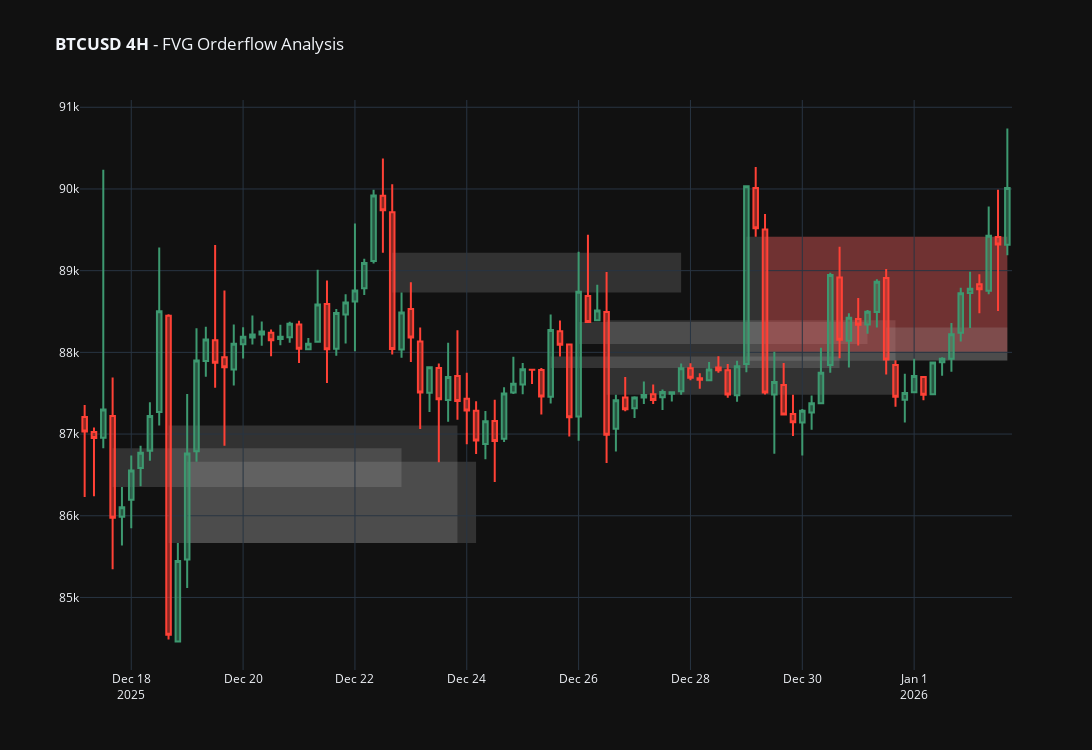

The notebook cell this image was saved under:
### Code cell
import pandas as pd
import numpy as np
import yfinance as yf
import plotly.graph_objects as go
from datetime import timedelta

# --- CONFIGURATION & PARAMETERS ---
ASSETS = {
    'EURUSD': 'EURUSD=X', 'USDCHF': 'USDCHF=X', 'GBPUSD': 'GBPUSD=X',
    'USDCAD': 'USDCAD=X', 'BTCUSD': 'BTC-USD', 'ETHUSD': 'ETH-USD',
    'XAUUSD': 'XAUUSD=X', 'XAGUSD': 'XAGUSD=X', 'SP500m': '^GSPC', 'UK100': '^FTSE'
}

TIMEFRAME_SETTINGS = {
    '1WK': ('1wk', '10y'), 'D1': ('1d', '5y'), '4H': ('4h', '2y'),
    '1H': ('1h', '2y'), 'M30': ('30m', '60d'), 'M15': ('15m', '60d')
}

# Strategy Tuning
LOOKBACK_PERIOD = 14     # Period for average body calculation
BODY_MULTIPLIER = 1.5    # How much larger the candle must be than average
BOX_WIDTH = 30           # How many candles to trace the FVG forward
MOMENTUM_CHECK = 5       # Window to check for reversal candles
# Required candles in trend direction (e.g., 3 out of 5)
MOMENTUM_THRESHOLD = 1


def flatten_yf_columns(df):
    if isinstance(df.columns, pd.MultiIndex):
        df.columns = df.columns.droplevel(1)
    return df


def detect_fvg_logic(data):
    """
    Analyzes price data for FVGs and subsequent pullbacks/signals.
    """
    fvg_list = [None] * len(data)
    time_col = 'Datetime' if 'Datetime' in data.columns else 'Date'

    for i in range(2, len(data)):
        # 1. IDENTIFY FVG
        h1, l1 = data['High'].iloc[i-2], data['Low'].iloc[i-2]
        o2, c2 = data['Open'].iloc[i-1], data['Close'].iloc[i-1]
        h3, l3 = data['High'].iloc[i], data['Low'].iloc[i]

        mid_body = abs(c2 - o2)
        avg_body = abs(data['Close'] - data['Open']
                       ).iloc[max(0, i-1-LOOKBACK_PERIOD):i-1].mean()
        min_gap = mid_body * 0.10

        fvg_type, bottom, top = None, 0, 0

        # Bullish FVG
        if l3 > h1 and mid_body > (avg_body * BODY_MULTIPLIER) and (l3 - h1 > min_gap):
            fvg_type, bottom, top = 'bullish', h1, l3
        # Bearish FVG
        elif h3 < l1 and mid_body > (avg_body * BODY_MULTIPLIER) and (l1 - h3 > min_gap):
            fvg_type, bottom, top = 'bearish', l1, h3

        if fvg_type:
            signal_time, is_mitigated = None, False

            # 2. TRACE PULLBACKS WITHIN THE BOX_WIDTH
            check_range = min(i + BOX_WIDTH, len(data) - MOMENTUM_CHECK)
            for j in range(i + 1, check_range):
                curr_h, curr_l = data['High'].iloc[j], data['Low'].iloc[j]

                # Check for touch/retracement
                touched = (fvg_type == 'bullish' and curr_l <= top) or \
                          (fvg_type == 'bearish' and curr_h >= bottom)

                if touched:
                    is_mitigated = True

                    # Check for 3/5 Momentum Rejection
                    dir_count = 0
                    for k in range(j, j + MOMENTUM_CHECK):
                        op, cl = data['Open'].iloc[k], data['Close'].iloc[k]
                        if (fvg_type == 'bullish' and cl > op) or (fvg_type == 'bearish' and cl < op):
                            dir_count += 1

                    if dir_count >= MOMENTUM_THRESHOLD:
                        signal_time = data[time_col].iloc[j]
                        break

                    # Invalidation: If price closes through the orderflow zone
                    if (fvg_type == 'bullish' and data['Close'].iloc[j] < bottom) or \
                       (fvg_type == 'bearish' and data['Close'].iloc[j] > top):
                        break

            fvg_list[i] = {
                'type': fvg_type, 'bottom': bottom, 'top': top,
                'start': data[time_col].iloc[i-1], 'idx': i,
                'signal_time': signal_time, 'mitigated': is_mitigated
            }
    return fvg_list


def plot_fvg_signals(pair, timeframe, candle_limit=120):
    # Fetch Data
    interval, period = TIMEFRAME_SETTINGS[timeframe]
    df = yf.download(ASSETS[pair], period=period,
                     interval=interval, auto_adjust=False, progress=False)
    if df.empty:
        return

    df = flatten_yf_columns(df).reset_index()
    time_col = 'Datetime' if 'Datetime' in df.columns else 'Date'

    # Run Analysis
    df['FVG_RESULTS'] = detect_fvg_logic(df)
    df_plot = df.tail(candle_limit).copy()

    # Create Chart
    fig = go.Figure(data=[go.Candlestick(
        x=df_plot[time_col], open=df_plot["Open"], high=df_plot["High"],
        low=df_plot["Low"], close=df_plot["Close"], name=pair
    )])

    for _, row in df_plot.iterrows():
        res = row['FVG_RESULTS']
        if res:
            end_idx = min(res['idx'] + BOX_WIDTH, len(df) - 1)
            end_time = df[time_col].iloc[end_idx]

            # Neutralize color if mitigated, otherwise use trend colors
            if res['mitigated']:
                color = "rgba(180, 180, 180, 0.2)"
            else:
                color = "rgba(0, 255, 150, 0.3)" if res['type'] == 'bullish' else "rgba(255, 50, 50, 0.3)"

            fig.add_shape(type="rect", x0=res['start'], x1=end_time, y0=res['bottom'], y1=res['top'],
                          fillcolor=color, layer="below", line=dict(width=0))

            # Plot Signal Stars
            if res['signal_time'] and res['signal_time'] in df_plot[time_col].values:
                fig.add_trace(go.Scatter(
                    x=[res['signal_time']],
                    y=[res['top'] if res['type'] ==
                        'bullish' else res['bottom']],
                    mode="markers",
                    marker=dict(symbol="star", size=11, color="yellow",
                                line=dict(width=1, color="orange")),
                    name="Pullback Signal"
                ))

    fig.update_layout(
        title=f"<b>{pair} {timeframe}</b> - FVG Orderflow Analysis",
        template="plotly_dark",
        xaxis_rangeslider_visible=False,
        width=1200, height=750
    )
    fig.show()


if __name__ == "__main__":
    # Call with any pair and timeframe from the config
    # plot_fvg_signals('EURUSD', '1H', candle_limit=150)
    plot_fvg_signals('BTCUSD', '4H', candle_limit=100)

### Figure 1 — Plotly figure (JSON) as saved in the notebook; plotly's stock layout.template omitted (floating-point values rounded to 4 significant figures)
{"data": [{"close": [87030.0, 86950.0, 87300.0, 85980.0, 86110.0, 86550.0, 86770.0, 87220.0, 88500.0, 84540.0, 85450.0, 86760.0, 87900.0, 88160.0, 87870.0, 87820.0, 88100.0, 88190.0, 88220.0, 88250.0, 88150.0, 88190.0, 88350.0, 88040.0, 88100.0, 88590.0, 88040.0, 88480.0, 88610.0, 88760.0, 89090.0, 89920.0, 89740.0, 88040.0, 88490.0, 88180.0, 87510.0, 87820.0, 87430.0, 87700.0, 87400.0, 87290.0, 86920.0, 87160.0, 86910.0, 87500.0, 87620.0, 87790.0, 87790.0, 87460.0, 88270.0, 88090.0, 87200.0, 88740.0, 88370.0, 88510.0, 86990.0, 87410.0, 87300.0, 87450.0, 87480.0, 87420.0, 87520.0, 87510.0, 87810.0, 87690.0, 87670.0, 87790.0, 87780.0, 87490.0, 87830.0, 90030.0, 89520.0, 87510.0, 87640.0, 87240.0, 87150.0, 87290.0, 87380.0, 87750.0, 88950.0, 88150.0, 88420.0, 88340.0, 88500.0, 88860.0, 87910.0, 87460.0, 87500.0, 87710.0, 87480.0, 87880.0, 87920.0, 88220.0, 88720.0, 88780.0, 88770.0, 89430.0, 89320.0, 90010.0], "high": [87360.0, 87080.0, 90230.0, 87690.0, 86350.0, 86740.0, 86860.0, 87390.0, 89280.0, 88470.0, 85670.0, 87490.0, 88300.0, 88310.0, 89310.0, 88760.0, 88340.0, 88310.0, 88450.0, 88380.0, 88280.0, 88340.0, 88370.0, 88390.0, 88180.0, 89010.0, 88880.0, 88530.0, 88710.0, 89580.0, 89140.0, 89990.0, 90370.0, 90060.0, 88730.0, 88860.0, 88300.0, 87820.0, 87860.0, 88120.0, 88270.0, 87750.0, 87400.0, 87280.0, 87420.0, 87570.0, 87950.0, 87870.0, 87800.0, 87810.0, 88460.0, 88390.0, 88100.0, 89230.0, 89440.0, 88830.0, 88980.0, 87480.0, 87700.0, 87460.0, 87640.0, 87610.0, 87550.0, 87530.0, 87860.0, 87870.0, 87740.0, 87880.0, 87950.0, 87860.0, 87900.0, 90030.0, 90270.0, 89690.0, 88010.0, 87870.0, 87480.0, 87310.0, 87470.0, 88060.0, 88970.0, 89290.0, 88480.0, 88670.0, 88520.0, 88890.0, 89020.0, 87900.0, 87740.0, 87920.0, 87700.0, 87880.0, 87940.0, 88360.0, 88790.0, 88990.0, 88960.0, 89790.0, 89990.0, 90740.0], "low": [86230.0, 86240.0, 86830.0, 85340.0, 85640.0, 85850.0, 86360.0, 86670.0, 87100.0, 84490.0, 84460.0, 85110.0, 86660.0, 87700.0, 87570.0, 86860.0, 87590.0, 87920.0, 88100.0, 88080.0, 87950.0, 88090.0, 88120.0, 87870.0, 88030.0, 88130.0, 87620.0, 87960.0, 88110.0, 88010.0, 88700.0, 89090.0, 89220.0, 87980.0, 87930.0, 87880.0, 87060.0, 87270.0, 86660.0, 87150.0, 87170.0, 86870.0, 86760.0, 86690.0, 86410.0, 86900.0, 87490.0, 87490.0, 87610.0, 87240.0, 87370.0, 87950.0, 86970.0, 86920.0, 88370.0, 88390.0, 86650.0, 86790.0, 87280.0, 87200.0, 87370.0, 87370.0, 87290.0, 87400.0, 87480.0, 87660.0, 87560.0, 87660.0, 87750.0, 87440.0, 87400.0, 87760.0, 89420.0, 87490.0, 86760.0, 87240.0, 86980.0, 86740.0, 87050.0, 87380.0, 87750.0, 87930.0, 87810.0, 88090.0, 88230.0, 88300.0, 87730.0, 87330.0, 87140.0, 87510.0, 87410.0, 87490.0, 87710.0, 87760.0, 88130.0, 88300.0, 88480.0, 88710.0, 88510.0, 89190.0], "name": "BTCUSD", "open": [87210.0, 87020.0, 86950.0, 87220.0, 85990.0, 86200.0, 86580.0, 86800.0, 87270.0, 88450.0, 84460.0, 85460.0, 86790.0, 87890.0, 88150.0, 87940.0, 87790.0, 88100.0, 88180.0, 88220.0, 88240.0, 88160.0, 88190.0, 88340.0, 88040.0, 88130.0, 88590.0, 88040.0, 88460.0, 88620.0, 88780.0, 89120.0, 89920.0, 89720.0, 88030.0, 88530.0, 88130.0, 87510.0, 87810.0, 87420.0, 87710.0, 87430.0, 87290.0, 86880.0, 87160.0, 86940.0, 87510.0, 87610.0, 87790.0, 87780.0, 87460.0, 88260.0, 88100.0, 87210.0, 88690.0, 88390.0, 88490.0, 87060.0, 87450.0, 87320.0, 87450.0, 87490.0, 87450.0, 87490.0, 87520.0, 87810.0, 87680.0, 87660.0, 87810.0, 87780.0, 87480.0, 87860.0, 90010.0, 89510.0, 87490.0, 87600.0, 87250.0, 87140.0, 87260.0, 87380.0, 87850.0, 88920.0, 88140.0, 88410.0, 88340.0, 88490.0, 88910.0, 87850.0, 87420.0, 87510.0, 87700.0, 87490.0, 87880.0, 87920.0, 88240.0, 88730.0, 88830.0, 88750.0, 89410.0, 89320.0], "type": "candlestick", "x": ["2025-12-17T04:00:00.000000000", "2025-12-17T08:00:00.000000000", "2025-12-17T12:00:00.000000000", "2025-12-17T16:00:00.000000000", "2025-12-17T20:00:00.000000000", "2025-12-18T00:00:00.000000000", "2025-12-18T04:00:00.000000000", "2025-12-18T08:00:00.000000000", "2025-12-18T12:00:00.000000000", "2025-12-18T16:00:00.000000000", "2025-12-18T20:00:00.000000000", "2025-12-19T00:00:00.000000000", "2025-12-19T04:00:00.000000000", "2025-12-19T08:00:00.000000000", "2025-12-19T12:00:00.000000000", "2025-12-19T16:00:00.000000000", "2025-12-19T20:00:00.000000000", "2025-12-20T00:00:00.000000000", "2025-12-20T04:00:00.000000000", "2025-12-20T08:00:00.000000000", "2025-12-20T12:00:00.000000000", "2025-12-20T16:00:00.000000000", "2025-12-20T20:00:00.000000000", "2025-12-21T00:00:00.000000000", "2025-12-21T04:00:00.000000000", "2025-12-21T08:00:00.000000000", "2025-12-21T12:00:00.000000000", "2025-12-21T16:00:00.000000000", "2025-12-21T20:00:00.000000000", "2025-12-22T00:00:00.000000000", "2025-12-22T04:00:00.000000000", "2025-12-22T08:00:00.000000000", "2025-12-22T12:00:00.000000000", "2025-12-22T16:00:00.000000000", "2025-12-22T20:00:00.000000000", "2025-12-23T00:00:00.000000000", "2025-12-23T04:00:00.000000000", "2025-12-23T08:00:00.000000000", "2025-12-23T12:00:00.000000000", "2025-12-23T16:00:00.000000000", "2025-12-23T20:00:00.000000000", "2025-12-24T00:00:00.000000000", "2025-12-24T04:00:00.000000000", "2025-12-24T08:00:00.000000000", "2025-12-24T12:00:00.000000000", "2025-12-24T16:00:00.000000000", "2025-12-24T20:00:00.000000000", "2025-12-25T00:00:00.000000000", "2025-12-25T04:00:00.000000000", "2025-12-25T08:00:00.000000000", "2025-12-25T12:00:00.000000000", "2025-12-25T16:00:00.000000000", "2025-12-25T20:00:00.000000000", "2025-12-26T00:00:00.000000000", "2025-12-26T04:00:00.000000000", "2025-12-26T08:00:00.000000000", "2025-12-26T12:00:00.000000000", "2025-12-26T16:00:00.000000000", "2025-12-26T20:00:00.000000000", "2025-12-27T00:00:00.000000000", "2025-12-27T04:00:00.000000000", "2025-12-27T08:00:00.000000000", "2025-12-27T12:00:00.000000000", "2025-12-27T16:00:00.000000000", "2025-12-27T20:00:00.000000000", "2025-12-28T00:00:00.000000000", "2025-12-28T04:00:00.000000000", "2025-12-28T08:00:00.000000000", "2025-12-28T12:00:00.000000000", "2025-12-28T16:00:00.000000000", "2025-12-28T20:00:00.000000000", "2025-12-29T00:00:00.000000000", "2025-12-29T04:00:00.000000000", "2025-12-29T08:00:00.000000000", "2025-12-29T12:00:00.000000000", "2025-12-29T16:00:00.000000000", "2025-12-29T20:00:00.000000000", "2025-12-30T00:00:00.000000000", "2025-12-30T04:00:00.000000000", "2025-12-30T08:00:00.000000000", "2025-12-30T12:00:00.000000000", "2025-12-30T16:00:00.000000000", "2025-12-30T20:00:00.000000000", "2025-12-31T00:00:00.000000000", "2025-12-31T04:00:00.000000000", "2025-12-31T08:00:00.000000000", "2025-12-31T12:00:00.000000000", "2025-12-31T16:00:00.000000000", "2025-12-31T20:00:00.000000000", "2026-01-01T00:00:00.000000000", "2026-01-01T04:00:00.000000000", "2026-01-01T08:00:00.000000000", "2026-01-01T12:00:00.000000000", "2026-01-01T16:00:00.000000000", "2026-01-01T20:00:00.000000000", "2026-01-02T00:00:00.000000000", "2026-01-02T04:00:00.000000000", "2026-01-02T08:00:00.000000000", "2026-01-02T12:00:00.000000000", "2026-01-02T16:00:00.000000000"]}], "layout": {"height": 750, "shapes": [{"fillcolor": "rgba(180, 180, 180, 0.2)", "layer": "below", "line": {"width": 0}, "type": "rect", "x0": "2025-12-17T16:00:00+00:00", "x1": "2025-12-22T20:00:00+00:00", "y0": 86830.0, "y1": 86350.0}, {"fillcolor": "rgba(180, 180, 180, 0.2)", "layer": "below", "line": {"width": 0}, "type": "rect", "x0": "2025-12-18T16:00:00+00:00", "x1": "2025-12-23T20:00:00+00:00", "y0": 87100.0, "y1": 85670.0}, {"fillcolor": "rgba(180, 180, 180, 0.2)", "layer": "below", "line": {"width": 0}, "type": "rect", "x0": "2025-12-19T00:00:00+00:00", "x1": "2025-12-24T04:00:00+00:00", "y0": 85670.0, "y1": 86660.0}, {"fillcolor": "rgba(180, 180, 180, 0.2)", "layer": "below", "line": {"width": 0}, "type": "rect", "x0": "2025-12-22T16:00:00+00:00", "x1": "2025-12-27T20:00:00+00:00", "y0": 89220.0, "y1": 88730.0}, {"fillcolor": "rgba(180, 180, 180, 0.2)", "layer": "below", "line": {"width": 0}, "type": "rect", "x0": "2025-12-25T12:00:00+00:00", "x1": "2025-12-30T16:00:00+00:00", "y0": 87810.0, "y1": 87950.0}, {"fillcolor": "rgba(180, 180, 180, 0.2)", "layer": "below", "line": {"width": 0}, "type": "rect", "x0": "2025-12-26T00:00:00+00:00", "x1": "2025-12-31T04:00:00+00:00", "y0": 88100.0, "y1": 88370.0}, {"fillcolor": "rgba(180, 180, 180, 0.2)", "layer": "below", "line": {"width": 0}, "type": "rect", "x0": "2025-12-26T12:00:00+00:00", "x1": "2025-12-31T16:00:00+00:00", "y0": 88390.0, "y1": 87480.0}, {"fillcolor": "rgba(180, 180, 180, 0.2)", "layer": "below", "line": {"width": 0}, "type": "rect", "x0": "2025-12-29T00:00:00+00:00", "x1": "2026-01-02T16:00:00+00:00", "y0": 87900.0, "y1": 89420.0}, {"fillcolor": "rgba(255, 50, 50, 0.3)", "layer": "below", "line": {"width": 0}, "type": "rect", "x0": "2025-12-29T08:00:00+00:00", "x1": "2026-01-02T16:00:00+00:00", "y0": 89420.0, "y1": 88010.0}, {"fillcolor": "rgba(180, 180, 180, 0.2)", "layer": "below", "line": {"width": 0}, "type": "rect", "x0": "2025-12-31T12:00:00+00:00", "x1": "2026-01-02T16:00:00+00:00", "y0": 88300.0, "y1": 87900.0}], "title": {"text": "<b>BTCUSD 4H</b> - FVG Orderflow Analysis"}, "width": 1200, "xaxis": {"rangeslider": {"visible": false}}}}
